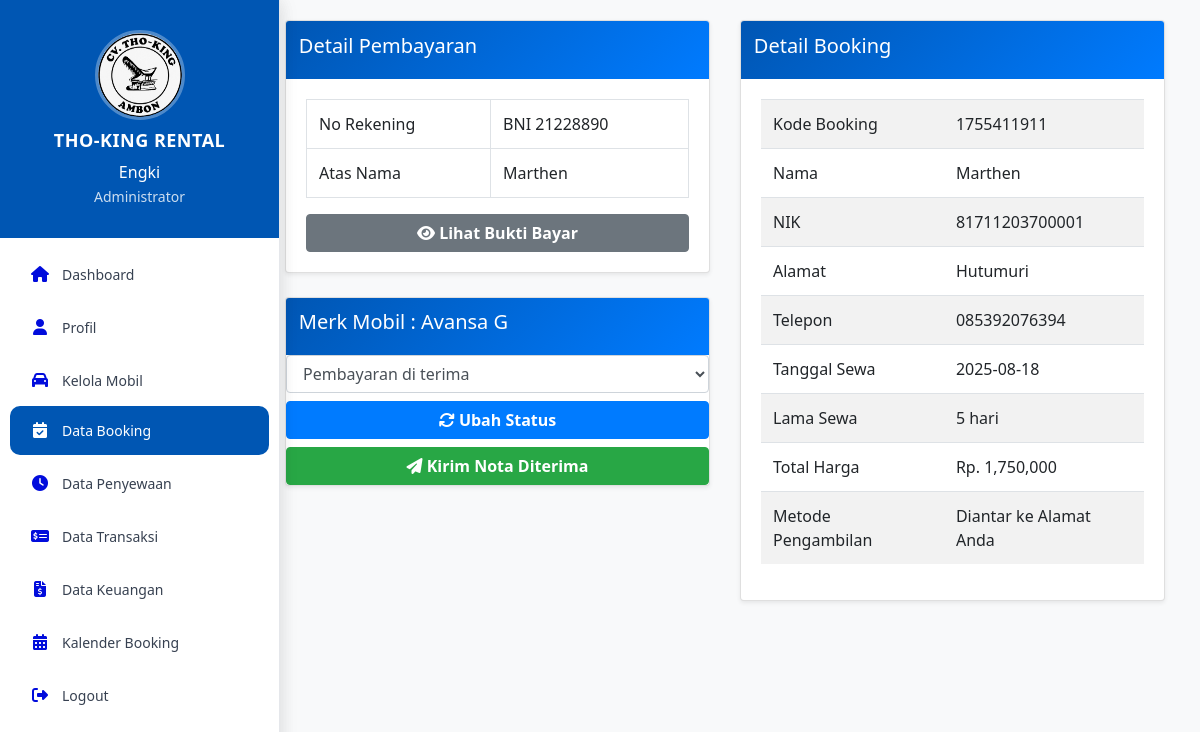
Page /admin/booking/bayar.php?id=1755411911 (signed in) on the committed database.
### tables this page shows
CREATE TABLE `pembayaran` (
  `id_pembayaran` int(11) NOT NULL,
  `id_booking` int(11) NOT NULL,
  `no_rekening` varchar(255) NOT NULL,
  `nama_rekening` varchar(255) NOT NULL,
  `bukti_bayar` varchar(255) DEFAULT NULL,
  `nominal` int(255) NOT NULL,
  `tanggal` varchar(255) NOT NULL,
  `status` varchar(50) DEFAULT 'Pending',
  `virtual_account` varchar(255) DEFAULT NULL
);

CREATE TABLE `mobil` (
  `id_mobil` int(11) NOT NULL,
  `id_paket` int(11) DEFAULT NULL,
  `no_plat` varchar(25) NOT NULL,
  `merk` varchar(255) NOT NULL,
  `tipe` varchar(100) DEFAULT NULL,
  `harga` int(255) NOT NULL,
  `deskripsi` varchar(255) NOT NULL,
  `status` enum('Tersedia','Tidak Tersedia','Sedang Dibooking') NOT NULL DEFAULT 'Tersedia',
  `gambar` text NOT NULL,
  `warna` varchar(50) DEFAULT NULL,
  `transmisi` varchar(50) DEFAULT NULL,
  `kapasitas` int(11) DEFAULT NULL,
  `jenis_bensin` varchar(50) DEFAULT NULL
);

CREATE TABLE `booking` (
  `id_booking` int(11) NOT NULL,
  `kode_booking` varchar(255) NOT NULL,
  `id_login` int(11) NOT NULL,
  `id_mobil` int(11) DEFAULT NULL,
  `ktp` varchar(255) NOT NULL,
  `nama` varchar(255) NOT NULL,
  `alamat` varchar(255) NOT NULL,
  `no_tlp` varchar(15) NOT NULL,
  `tanggal` varchar(255) NOT NULL,
  `lama_sewa` int(11) NOT NULL,
  `waktu_sewa` varchar(50) DEFAULT NULL,
  `metode_pengambilan` enum('diantar','ambil_sendiri') NOT NULL,
  `total_harga` int(11) NOT NULL,
  `konfirmasi_pembayaran` varchar(255) NOT NULL,
  `status_admin` enum('belum_dibaca','dibaca') DEFAULT 'belum_dibaca',
  `tgl_input` varchar(255) NOT NULL,
  `bukti_transfer` varchar(255) NOT NULL,
  `created_at` datetime NOT NULL DEFAULT current_timestamp(),
  `updated_at` datetime DEFAULT NULL ON UPDATE current_timestamp()
);

### admin/booking/bayar.php (the view, shortened to what this page needs)
<?php
require '../../koneksi/koneksi.php';
$kode_booking = $_GET['id'] ?? '';
$hasil = $koneksi->query("SELECT * FROM booking WHERE kode_booking = '$kode_booking'")->fetch();
$id_booking = $hasil['id_booking'] ?? null;
$hsl = $koneksi->query("SELECT * FROM pembayaran WHERE id_booking = '$id_booking'")->fetch();
$c = $koneksi->query("SELECT * FROM pembayaran WHERE id_booking = '$id_booking'")->rowCount();
$id_mobil = $hasil['id_mobil'];
$mobil = $koneksi->query("SELECT * FROM mobil WHERE id_mobil = '$id_mobil'")->fetch();
$url = "../../";
?>
<!DOCTYPE html>
<html lang="id">
<head>
    <link rel="stylesheet" href="https://cdn.jsdelivr.net/npm/bootstrap@4.6.2/dist/css/bootstrap.min.css">
    <link rel="stylesheet" href="https://cdnjs.cloudflare.com/ajax/libs/font-awesome/6.5.0/css/all.min.css">
</head>
<body>
<div id="wrapper">
    <div id="sidebar-wrapper">
        <?php include '../layouts/sidebar_admin.php'; ?>
    </div>
    <div id="main-content">
        <div class="container-fluid">
            <div class="row">
                <div class="col-lg-6 mb-4">
                    <div class="card shadow-sm">
                        <div class="card-header  text-white">
                            <h5>Detail Pembayaran</h5>
                        </div>
                        <div class="card-body">
                            <?php if ($c > 0): ?>
                                <table class="table table-bordered mb-3">
                                    <tr>
                                        <td>No Rekening</td>
                                        <td><?= htmlspecialchars($hsl['no_rekening']) ?></td>
                                    </tr>
                                    <tr>
                                        <td>Atas Nama</td>
                                        <td><?= htmlspecialchars($hsl['nama_rekening']) ?></td>
                                    </tr>
                                </table>
                                <?php if (!empty($hsl['bukti_bayar'])): ?>
                                    <a href="<?= $url; ?>assets/bukti_bayar/<?= htmlspecialchars($hsl['bukti_bayar']); ?>"
                                       target="_blank"
                                       class="btn btn-secondary btn-block">
                                        <i class="fas fa-eye"></i> Lihat Bukti Bayar
                                    </a>
                                <?php else: ?>
                                    <div class="alert alert-warning mb-0">Bukti bayar belum diupload.</div>
                                <?php endif; ?>
                            <?php else: ?>
                                <div class="alert alert-warning mb-0">Belum melakukan pembayaran.</div>
                            <?php endif; ?>
                        </div>
                    </div>
                    <div class="card shadow-sm mt-4">
                        <div class="card-header bg=#0056b3 text-white">
                            <h5>Merk Mobil : <?= htmlspecialchars($mobil['merk']) ?></h5>
                        </div>
                        <form method="post" action="proses.php?id=konfirmasi">
                            <select name="status" class="form-control" onchange="toggleNotaButton(this.value)">
                                <option <?= $hasil['konfirmasi_pembayaran'] == 'Pembayaran di terima' ? 'selected' : '' ?>>Pembayaran di terima</option>
                            </select>
                            <button type="submit" class="btn btn-primary btn-block mt-2">
                                <i class="fas fa-sync"></i> Ubah Status
                            </button>
                        </form>
                        <div id="btn-nota" class="mt-2">
                            <?php if ($hasil['konfirmasi_pembayaran'] == 'Pembayaran di terima'): ?>
                                <a href="kirim_nota.php?id=<?= urlencode($hasil['id_booking']) ?>&jenis=diterima"
                                class="btn btn-success btn-block"
                                onclick="return confirm('Kirim nota booking diterima ke pengguna?');">
                                <i class="fa fa-paper-plane"></i> Kirim Nota Diterima
                                </a>
                            <?php endif; ?>
                        </div>
                    </div>
                </div>
                <div class="col-lg-6 mb-4">
                    <div class="card shadow-sm">
                        <div class="card-header text-white">
                            <h5>Detail Booking</h5>
                        </div>
                        <div class="card-body">
                            <form method="post" action="proses.php?id=konfirmasi">
                                <table class="table table-striped">
                                    <tr>
                                        <td>Kode Booking</td>
                                        <td><?= htmlspecialchars($hasil['kode_booking']) ?></td>
                                    </tr>
                                    <tr>
                                        <td>Nama</td>
                                        <td><?= htmlspecialchars($hasil['nama']) ?></td>
                                    </tr>
                                    <tr>
                                        <td>NIK</td>
                                        <td><?= htmlspecialchars($hasil['ktp']) ?></td>
                                    </tr>
                                    <tr>
                                        <td>Alamat</td>
                                        <td><?= htmlspecialchars($hasil['alamat']) ?></td>
                                    </tr>
                                    <tr>
                                        <td>Telepon</td>
                                        <td><?= htmlspecialchars($hasil['no_tlp']) ?></td>
                                    </tr>
                                    <tr>
                                        <td>Tanggal Sewa</td>
                                        <td><?= htmlspecialchars($hasil['tanggal']) ?></td>
                                    </tr>
                                    <tr>
                                        <td>Lama Sewa</td>
                                        <td><?= htmlspecialchars($hasil['lama_sewa']) ?> hari</td>
                                    </tr>
                                    <tr>
                                        <td>Total Harga</td>
                                        <td>Rp. <?= number_format($hasil['total_harga']) ?></td>
                                    </tr>
                                    <tr>
                                    <td>Metode Pengambilan</td>
                                <td>
                                    <?php
                                    if ($hasil['metode_pengambilan'] == 'diantar') {
                                        echo "Diantar ke Alamat Anda";
                                    } elseif ($hasil['metode_pengambilan'] == 'ambil_sendiri') {
                                        echo "Jemput Di Rental";
                                    } else {
                                        echo "-";
                                    }
                                    ?>
                                </td>
                                    </tr>
                        </div>
                    </div>
                </div>
            </div>
        </div>
    </div>
</div>
</body>
</html>

### admin/booking/bayar.php (style rules this page uses)
body { font-family: 'Segoe UI', sans-serif; background-color: #f8f9fa; overflow-x: hidden; }
#wrapper { display: flex; min-height: 100vh; }
#sidebar-wrapper { min-width: 250px; width: 250px; background: #fff; border-right: 1px solid #dee2e6; position: fixed; height: 100vh; overflow-y: auto; z-index: 1000; transition: all 0.3s; }
#main-content { margin-left: 250px; padding: 20px; flex: 1; transition: all 0.3s; }
.card-header { background: linear-gradient(135deg, #0056b3, #007bff); color: white; font-weight: 600; border: none; padding: 0.8rem; }
.btn-block { font-weight: 600; }
.table td { vertical-align: middle; }

### admin/layouts/sidebar_admin.php (style rules this page uses)
#sidebar-wrapper { min-width: 280px; max-width: 280px; height: 100vh; position: fixed; top: 0; left: 0; z-index: 1000; overflow-y: auto; transition: all 0.3s cubic-bezier(0.4, 0, 0.2, 1); background: #ffffffff; border-right: 1px solid #e5e7eb; box-shadow: 0 0 20px rgba(0, 0, 0, 0.08); }

### rows in the picture
pembayaran: no_rekening "BNI 21228890", nama_rekening "Marthen"
mobil: merk "Avansa G"
booking: status "Pembayaran di terima", kode_booking "1755411911", nama "Marthen", ktp "81711203700001", alamat "Hutumuri", no_tlp "085392076394", tanggal "2025-08-18", lama_sewa "5", total_harga "1,750,000"

### other values in the picture
$_SESSION['USER']['nama_pengguna'] "Engki"
$_SESSION['USER']['role'] "Administrator"
